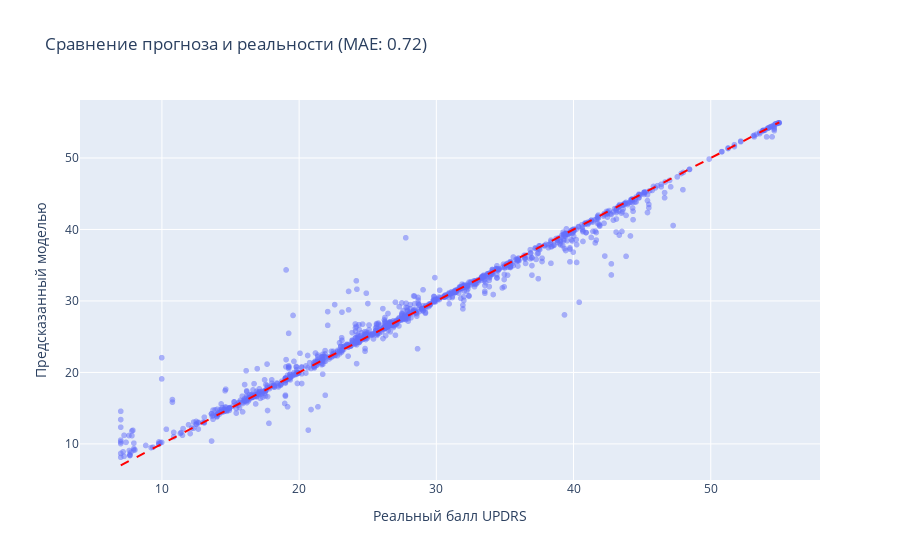

The cell this chart's notebook holds for it:
### Code cell
fig_res = px.scatter(x=y_test, y=y_pred, 
                     labels={'x': 'Реальный балл UPDRS', 'y': 'Предсказанный моделью'},
                     title=f"Сравнение прогноза и реальности (MAE: {mae:.2f})",
                     opacity=0.5)
fig_res.add_shape(type="line", x0=y_test.min(), y0=y_test.min(), x1=y_test.max(), y1=y_test.max(),
                  line=dict(color="Red", dash="dash"))
fig_res.show()

### Figure 1 — Plotly figure (JSON) as saved in the notebook; plotly's stock layout.template omitted (floating-point values rounded to 4 significant figures; data arrays with more than 128 entries replaced by an {"elided": "..."} marker saying what was removed)
{"data": [{"hovertemplate": "Реальный балл UPDRS=%{x}<br>Предсказанный моделью=%{y}<extra></extra>", "legendgroup": "", "marker": {"color": "#636efa", "opacity": 0.5, "symbol": "circle"}, "mode": "markers", "name": "", "showlegend": false, "type": "scattergl", "x": {"elided": "1175 float values"}, "xaxis": "x", "y": {"elided": "1175 float values"}, "yaxis": "y"}], "layout": {"legend": {"tracegroupgap": 0}, "shapes": [{"line": {"color": "Red", "dash": "dash"}, "type": "line", "x0": 7, "x1": 54.99, "y0": 7, "y1": 54.99}], "title": {"text": "Сравнение прогноза и реальности (MAE: 0.72)"}, "xaxis": {"anchor": "y", "domain": [0, 1], "title": {"text": "Реальный балл UPDRS"}}, "yaxis": {"anchor": "x", "domain": [0, 1], "title": {"text": "Предсказанный моделью"}}}}
